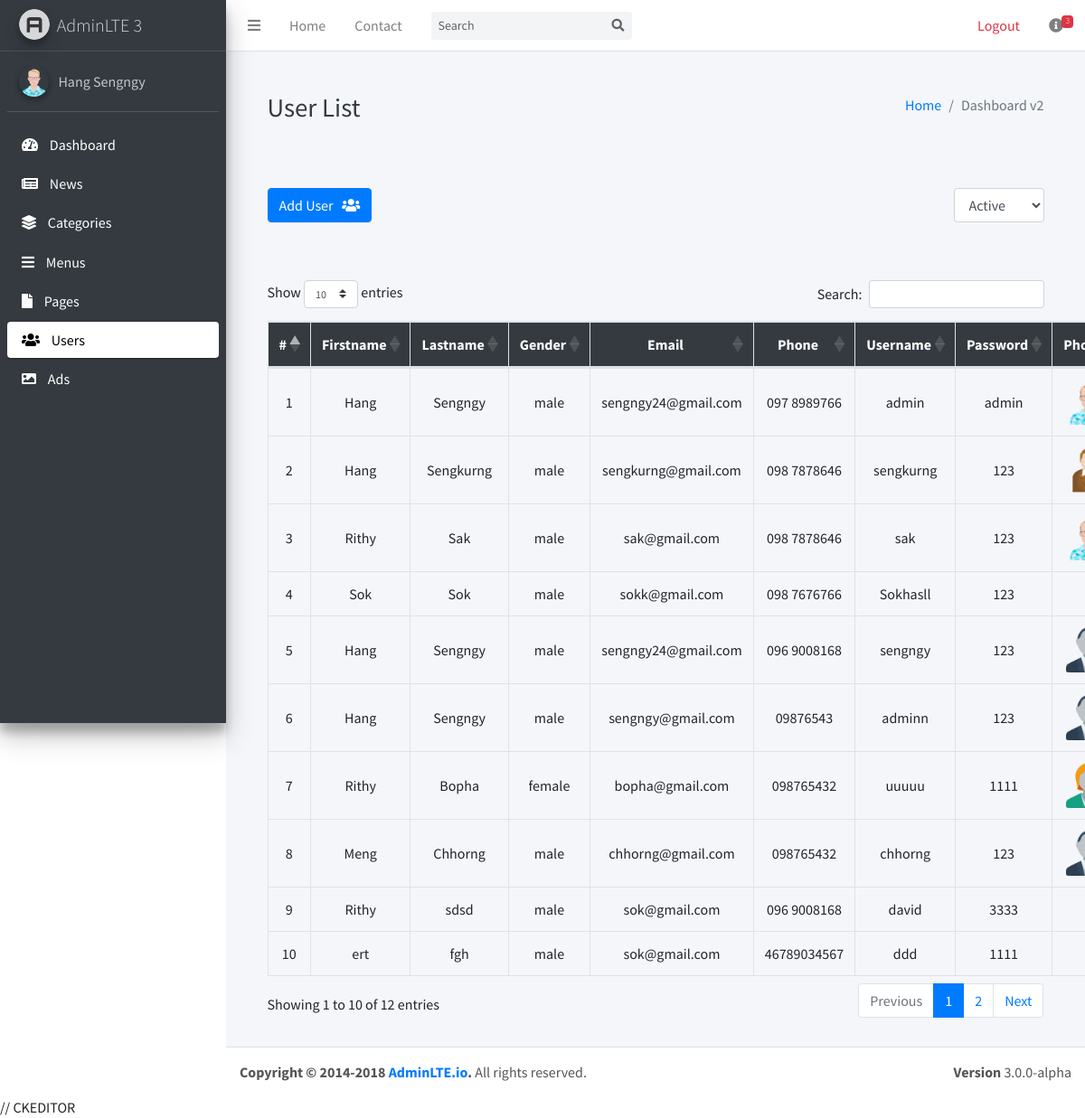
/admin/pages/user/user.php?status=1 (signed in), run on the app's committed database.
### tables this page shows
CREATE TABLE IF NOT EXISTS `users` (
  `id` int(11) NOT NULL AUTO_INCREMENT,
  `firstname` varchar(50) NOT NULL,
  `lastname` varchar(50) NOT NULL,
  `gender` varchar(10) NOT NULL,
  `email` varchar(30) DEFAULT NULL,
  `phone` varchar(20) DEFAULT NULL,
  `username` varchar(50) NOT NULL,
  `password` varchar(255) NOT NULL,
  `photo` varchar(255) NOT NULL DEFAULT 'noimage.jpg',
  `active` tinyint(4) NOT NULL DEFAULT '1',
  `create_at` timestamp NOT NULL DEFAULT CURRENT_TIMESTAMP,
  PRIMARY KEY (`id`),
  UNIQUE KEY `username` (`username`)
);

### admin/lib/funcDB.php (called while the page is built, shortened)
<?php
    function getData($sql){
        $con = mysqli_connect('localhost','root','','sportnews');
        $result = mysqli_query($con, $sql);
        return $result;
    }
?>

### admin/pages/user/user.php (the view, shortened to what this page needs)
<?php
    include('../../lib/funcDB.php');
    include('../../function/function.php');
    $select = '';
    $status = '';
    if(isset($_GET['status'])){
        $status = $_GET['status'];
        $select = 'selected';
    }
?>
<?php include('../../template/header.php'); ?>
<div class="content-header">
    <div class="container-fluid">
        <div class="row mb-2">
          <div class="col-sm-6">
            <h1 class="m-0 text-dark">User List</h1>
          </div>
          <div class="col-sm-6">
            <ol class="breadcrumb float-sm-right">
              <li class="breadcrumb-item"><a href="#">Home</a></li>
              <li class="breadcrumb-item active">Dashboard v2</li>
            </ol>
          </div>
        </div>
    </div>
</div>
<section class="content">
<div class="container-fluid">
    <br><br>
    <button class="btn btn-primary mb-3" data-toggle="modal" data-target="#model-userAdd">Add User&nbsp;&nbsp;&nbsp;<i class="fas fa-users"></i></button>
    <div class="trash float-right" style="width:100px;">
        <select name="cbotrash" id="cbotrash" class="form-control">
            <option value="1" <?php echo $status==1 ? $select : '' ?>>Active</option>
        </select>
    </div>
    <br><br><br>
    <table class="table table-bordered table-hover text-center" id="dataTableUser">
        <thead>
            <tr class="bg-dark">
                <th>#</th>
                <th>Firstname</th>
                <th>Lastname</th>
                <th>Gender</th>
                <th>Email</th>
                <th>Phone</th>
                <th>Username</th>
                <th>Password</th>
                <th>Photo</th>
            </tr>
        </thead>
        <tbody>
            <?php
                $sql = "SELECT * FROM users WHERE active=$status";
                $users = getData($sql);
                $i=1;
                foreach($users as $item){
            ?>
            <tr>
                <td style="vertical-align:middle"><?= $i; ?></td>
                <td style="vertical-align:middle"><?= $item['firstname'] ?></td>
                <td style="vertical-align:middle"><?= $item['lastname'] ?></td>
                <td style="vertical-align:middle"><?= $item['gender'] ?></td>
                <td style="vertical-align:middle"><?= $item['email'] ?></td>
                <td style="vertical-align:middle"><?= $item['phone'] ?></td>
                <td style="vertical-align:middle"><?= $item['username'] ?></td>
                <td style="vertical-align:middle"><?= $item['password'] ?></td>
                <td style="vertical-align:middle"><img src="<?= asset() ?>/upload/user/<?= $item['photo'] ?>" alt="" width="50px"></td>
            </tr>
            <?php
                $i++;
                }
            ?>
        </tbody>
    </table>
</section>
<?php include('../../template/footer1.php'); ?>
<?php include('../../template/footer.php'); ?>

### data on the page
users: firstname "Hang", lastname "Sengngy", gender "male", email "sengngy24@gmail.com", phone "097 8989766", username "admin", password "admin", photo (picture)
users: firstname "Hang", lastname "Sengkurng", gender "male", email "sengkurng@gmail.com", phone "098 7878646", username "sengkurng", password "123", photo (picture)
users: firstname "Rithy", lastname "Sak", gender "male", email "sak@gmail.com", phone "098 7878646", username "sak", password "123", photo (picture)
users: firstname "Sok", lastname "Sok", gender "male", email "sokk@gmail.com", phone "098 7676766", username "Sokhasll", password "123"
users: firstname "Hang", lastname "Sengngy", gender "male", email "sengngy24@gmail.com", phone "096 9008168", username "sengngy", password "123", photo (picture)
users: firstname "Hang", lastname "Sengngy", gender "male", email "sengngy@gmail.com", phone "09876543", username "adminn", password "123", photo (picture)
users: firstname "Rithy", lastname "Bopha", gender "female", email "bopha@gmail.com", phone "098765432", username "uuuuu", password "1111", photo (picture)
users: firstname "Meng", lastname "Chhorng", gender "male", email "chhorng@gmail.com", phone "098765432", username "chhorng", password "123", photo (picture)
users: firstname "Rithy", lastname "sdsd", gender "male", email "sok@gmail.com", phone "096 9008168", username "david", password "3333"
users: firstname "ert", lastname "fgh", gender "male", email "sok@gmail.com", phone "46789034567", username "ddd", password "1111"

### other printed values
$fullname "Hang Sengngy"
